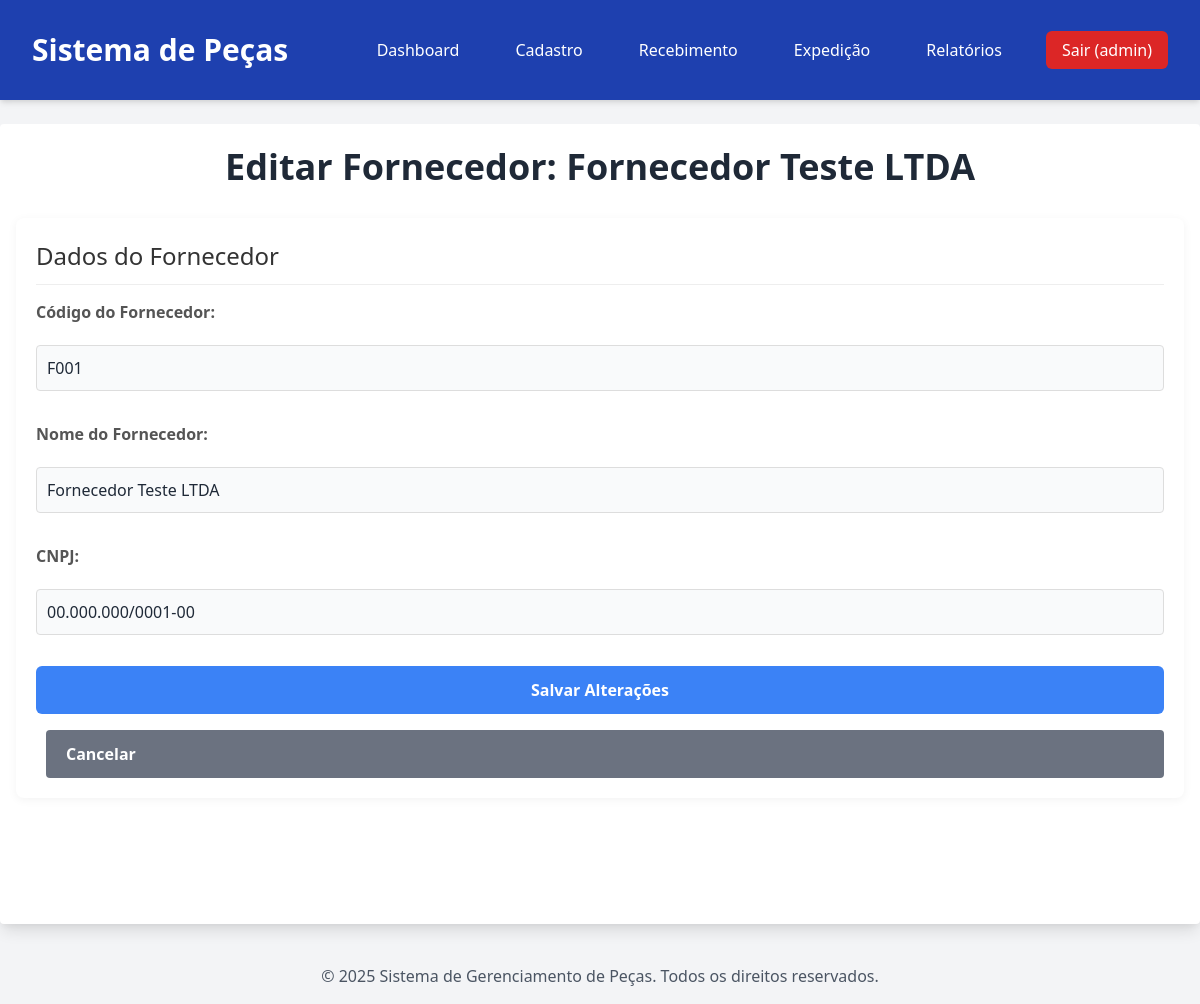
The app's page /cadastro/fornecedores/editar/1 (signed in) with its own data.
### modules/auth/models.py (models this page shows, shortened)
class User(db.Model, UserMixin):
    __tablename__ = 'Usuarios' # Define o nome da tabela no BD
    id = db.Column(db.Integer, primary_key=True)
    nome_completo = db.Column(db.String(255), nullable=False)
    matricula = db.Column(db.String(50), unique=True, nullable=False)
    turno = db.Column(db.String(20), nullable=False)
    numero_cracha = db.Column(db.String(50))
    tipo_usuario = db.Column(db.Enum('Gestor', 'LSL', 'DLI', 'PQM'), nullable=False)
    data_cadastro = db.Column(db.DateTime, default=db.func.current_timestamp())
    email = db.Column(db.String(255), unique=True, nullable=False)
    senha_hash = db.Column(db.String(255), nullable=False)

### modules/core/models.py (models this page shows, shortened)
class Fornecedor(db.Model):
    __tablename__ = 'Fornecedores'
    id = db.Column(db.Integer, primary_key=True)
    codigo_fornecedor = db.Column(db.String(50), unique=True, nullable=False)
    nome = db.Column(db.String(255), nullable=False)
    cnpj = db.Column(db.String(18), unique=True, nullable=False)
    data_inclusao = db.Column(db.DateTime, default=db.func.current_timestamp())
    movimentacoes = db.relationship('Movimentacao', backref='fornecedor', lazy=True)

### modules/cadastro/routes.py (the view, shortened to what this page needs)
@cadastro.route('/cadastro/fornecedores/editar/<int:fornecedor_id>', methods=['GET', 'POST'])
@login_required
def editar_fornecedor(fornecedor_id):
    if not has_permission(current_user, ['Gestor', 'LSL']):
        flash('Você não tem permissão para acessar esta página.', 'danger')
        return redirect(url_for('home'))
    fornecedor = Fornecedor.query.get_or_404(fornecedor_id)
    return render_template('cadastro/editar_fornecedor.html', fornecedor=fornecedor)

### modules/auth/models.py (called while the page is built)
@login_manager.user_loader
def load_user(user_id):
    return User.query.get(int(user_id))

### modules/cadastro/routes.py (called while the page is built)
def has_permission(user, allowed_roles):
    return user.is_authenticated and user.tipo_usuario in allowed_roles

### templates/cadastro/editar_fornecedor.html (shortened to what this page needs)
{% extends 'base.html' %}
{% block content %}
<div class="page-header">
    <h1>Editar Fornecedor: {{ fornecedor.nome }}</h1>
</div>
<div class="section">
    <h2>Dados do Fornecedor</h2>
    <form method="POST">
        <label for="codigo_fornecedor">Código do Fornecedor:</label>
        <input type="text" id="codigo_fornecedor" name="codigo_fornecedor" value="{{ fornecedor.codigo_fornecedor }}" required>
        <label for="nome">Nome do Fornecedor:</label>
        <input type="text" id="nome" name="nome" value="{{ fornecedor.nome }}" required>
        <label for="cnpj">CNPJ:</label>
        <input type="text" id="cnpj" name="cnpj" value="{{ fornecedor.cnpj }}" pattern="\d{2}\.\d{3}\.\d{3}/\d{4}-\d{2}" placeholder="Ex: 00.000.000/0000-00" required>
        <button type="submit" class="bg-blue-500 hover:bg-blue-700">Salvar Alterações</button>
        <a href="{{ url_for('cadastro.cadastro_fornecedores') }}" class="btn btn-secondary">Cancelar</a>
    </form>
</div>
{% endblock %}

### templates/base.html (shortened to what this page needs)
<!DOCTYPE html>
<html lang="pt-BR">
<head>
    <link href="https://cdnjs.cloudflare.com/ajax/libs/tailwindcss/2.2.19/tailwind.min.css" rel="stylesheet">
    <link rel="stylesheet" href="{{ url_for('static', filename='css/style.css') }}">
</head>
<body class="bg-gray-100 font-sans leading-normal tracking-normal">
    <header class="bg-blue-800 text-white p-4 shadow-md">
        <div class="container mx-auto flex justify-between items-center">
            <h1 class="text-3xl font-bold">
                <a href="{{ url_for('home') }}" class="text-white no-underline hover:text-blue-200">Sistema de Peças</a>
            </h1>
            <nav>
                <ul class="flex space-x-4 items-center">
                    {% if current_user.is_authenticated %}
                        <li><a href="{{ url_for('home') }}" class="hover:bg-blue-700">Dashboard</a></li>
                        {% if current_user.tipo_usuario in ['Gestor', 'LSL'] %}
                        <li class="relative group">
                            <a href="#" class="hover:bg-blue-700">Cadastro</a>
                        </li>
                        {% endif %}
                        <li><a href="{{ url_for('recebimento.recebimento_pecas') }}" class="hover:bg-blue-700">Recebimento</a></li>
                        <li><a href="{{ url_for('expedicao.expedicao_pecas') }}" class="hover:bg-blue-700">Expedição</a></li>
                        <li><a href="{{ url_for('relatorios.relatorios_geral') }}" class="hover:bg-blue-700">Relatórios</a></li>
                        <li><a href="{{ url_for('auth.logout') }}" class="bg-red-600 hover:bg-red-700 px-4 py-2 rounded-md transition-colors duration-200">Sair ({{ current_user.matricula }})</a></li>
                    {% endif %}
                </ul>
            </nav>
        </div>
    </header>
    <main class="container mx-auto mt-6 p-4 bg-white rounded shadow-lg min-h-screen">
        {% block content %}{% endblock %}
    </main>
    <footer class="text-center p-4 mt-6 text-gray-600">
        &copy; {{ current_year }} Sistema de Gerenciamento de Peças. Todos os direitos reservados.
    </footer>
</body>
</html>

### static/css/style.css (style rules this page uses)
body { font-family: 'Inter', sans-serif; -webkit-font-smoothing: antialiased; -moz-osx-font-smoothing: grayscale; color: #374151; }
.container { max-width: 1200px; margin-left: auto; margin-right: auto; padding-left: 1rem; padding-right: 1rem; }
header .container { display: flex; justify-content: space-between; align-items: center; padding-top: 1rem; padding-bottom: 1rem; }
header h1 a { text-decoration: none; }
header nav ul { list-style: none; padding: 0; margin: 0; display: flex; gap: 1rem; align-items: center; }
header nav a { color: white; text-decoration: none; padding: 0.5rem 0.75rem; border-radius: 0.375rem; transition: background-color 0.2s ease-in-out; }
.section { background-color: #ffffff; padding: 1.5rem; border-radius: 0.5rem; box-shadow: 0 4px 6px -1px rgba(0, 0, 0, 0.1), 0 2px 4px -1px rgba(0, 0, 0, 0.06); margin-bottom: 1.5rem; }
.page-header h1 { font-size: 2.25rem; font-weight: 700; color: #1f2937; margin-bottom: 1.5rem; text-align: center; }
form { display: grid; gap: 1rem; }
form label { display: block; font-weight: 600; color: #374151; margin-bottom: 0.25rem; }
form input[type="text"], form input[type="email"], form input[type="password"], form input[type="date"], form select, form textarea { width: 100%; padding: 0.75rem 1rem; border: 1px solid #d1d5db; border-radius: 0.375rem; background-color: #f9fafb; color: #1f2937; font-size: 1rem; transition: all 0.2s ease-in-out; }
button[type="submit"], .btn { display: inline-flex; justify-content: center; align-items: center; padding: 0.75rem 1.5rem; font-size: 1rem; font-weight: 600; border-radius: 0.375rem; transition: background-color 0.2s ease-in-out, transform 0.1s ease-in-out; cursor: pointer; border: none; text-decoration: none; }
.bg-blue-500 { background-color: #3b82f6; color: white; }

### templates/cadastro/editar_fornecedor.html (style rules this page uses)
.section { background-color: #fff; padding: 20px; border-radius: 8px; box-shadow: 0 2px 10px rgba(0,0,0,0.05); margin-bottom: 20px; }
.section h2 { color: #333; margin-bottom: 15px; font-size: 1.5em; border-bottom: 1px solid #eee; padding-bottom: 10px; }
form label { display: block; margin-bottom: 5px; font-weight: bold; color: #555; }
form input[type="text"], form input[type="email"], form input[type="password"], form select, form textarea { width: 100%; padding: 10px; margin-bottom: 15px; border: 1px solid #ddd; border-radius: 4px; box-sizing: border-box; }
form button { padding: 12px 20px; border: none; border-radius: 4px; cursor: pointer; font-size: 1.1em; transition: background-color 0.3s ease; }
.bg-blue-500 { background-color: #3b82f6; color: white; }
.btn-secondary { background-color: #6b7280; color: white; padding: 12px 20px; border-radius: 4px; text-decoration: none; display: inline-block; margin-left: 10px; transition: background-color 0.3s ease; }

### records on screen
User: matricula "admin"
Fornecedor: nome "Fornecedor Teste LTDA", codigo_fornecedor "F001", cnpj "00.000.000/0001-00"
